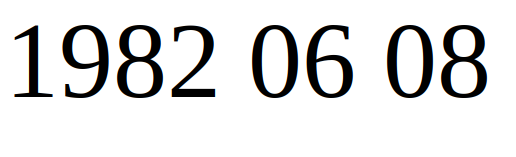
#> input picture test.png, 516 x 157 px
$ python num_det.py
#> lines starting #> are read from the running program, lines starting #| are printed output that depends on the picture; after the words box and inside, x2 and y2 are one past the last pixel; in counts of white or black regions, pixels touching at a corner belong together
### engine.py
import numpy as np
import cv2

grid_x = 3
grid_y = 3


def threshold_image(gray):
    return cv2.threshold(gray, 0, 255, cv2.THRESH_BINARY_INV + cv2.THRESH_OTSU)[1]


# [7 lines left out: function prepare_image, not called in this run]


def resize_image(roi):
    roi_h, roi_w = roi.shape
    while roi_w % grid_x != 0 or roi_h % grid_y != 0:
        if roi_w % grid_x != 0:
            roi_w += 1
        if roi_h % grid_y != 0:
            roi_h += 1

    resized = cv2.resize(roi, (roi_w, roi_h))
    return ((255 - threshold_image(resized)) / 255).astype(int)


def segment_to_data(segment):
    white = np.sum(segment)
    pixel_num = np.prod(np.asanyarray(segment.shape))
    rate = np.round(100 - white / pixel_num * 100)
    return rate


def slice_number(ones):
    res = []
    for i in np.vsplit(ones, grid_y):
        for j in np.hsplit(i, grid_x):
            res.append(segment_to_data(j))

    return np.asanyarray(res).astype(int)


def detect(data):

    def normalize(arr):
        if len(arr.shape) == 1:
            arr -= np.min(arr)
            max_val = np.max(arr)
        else:
            arr -= np.min(arr, axis=1).reshape(arr.shape[0], 1)
            max_val = np.max(arr, axis=1).reshape(arr.shape[0], 1)

        return np.round(arr / max_val * 100).astype(int)

    model = np.load('data.npy')

    one = resize_image(data)
    num = slice_number(one)

    diff = np.sum(np.abs(normalize(model[:, 1:].astype(int)) - normalize(num)), axis=1)
    return np.array([model[np.argmin(diff), 0], np.min(diff), np.round(100 - (np.min(diff) / np.max(diff) * 100)).astype(int)])

### num_det.py
import numpy as np
import cv2
import engine


num = ""
accuracy = ""

img = cv2.imread("test.png")
#> img is the input picture: shape (157, 516, 3); mean B, G, R 223.6, 223.6, 223.6
gray = cv2.cvtColor(img, cv2.COLOR_BGR2GRAY)
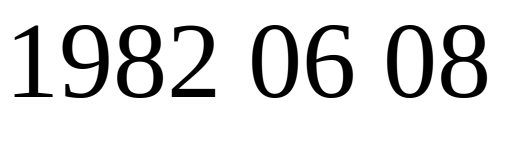
#> gray: shape (157, 516); min 0, max 255, mean 223.6
thresh = cv2.threshold(gray, 0, 255, cv2.THRESH_BINARY_INV + cv2.THRESH_OTSU)[1]
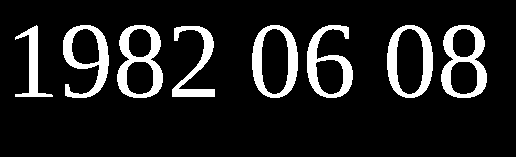
#> thresh: shape (157, 516); 12.4% white; 8 white regions, largest, box (x1, y1, x2, y2) and area: (117, 25, 163, 98) 1455, (441, 25, 487, 98) 1455, (252, 25, 298, 98) 1335
median = cv2.medianBlur(thresh, 5)
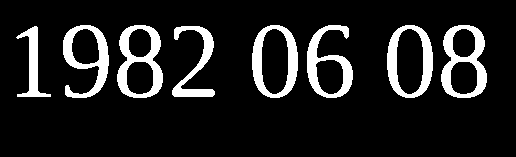
#> median: shape (157, 516); 12.4% white; 8 white regions, largest, box (x1, y1, x2, y2) and area: (117, 25, 163, 98) 1468, (441, 25, 487, 98) 1468, (252, 25, 298, 98) 1340
stats = cv2.connectedComponentsWithStats(median, connectivity=8)[2][1:]
#> stats = [[63, 25, 46, 73, 1325], [117, 25, 46, 73, 1468], [252, 25, 46, 73, 1340], [307, 25, 46, 73, 1304], [387, 25, 46, 73, 1340], [441, 25, 46, 73, 1468], [16, 26, 35, 71, 783], [172, 26, 43, 71, 1013]]
sorted_stats = stats[np.argsort(stats[:, 0])]
#> sorted_stats = [[16, 26, 35, 71, 783], [63, 25, 46, 73, 1325], [117, 25, 46, 73, 1468], [172, 26, 43, 71, 1013], [252, 25, 46, 73, 1340], [307, 25, 46, 73, 1304], [387, 25, 46, 73, 1340], [441, 25, 46, 73, 1468]]

for i in sorted_stats:
    x, y, w, h, size = i
    cv2.rectangle(img, (x, y), (x+w, y+h), (0, 255, 0), 2)
    sgmt = 255 - median[y:y+h, x:x+w]
#> (the run stopped early here; a loop or call above may not have finished)
